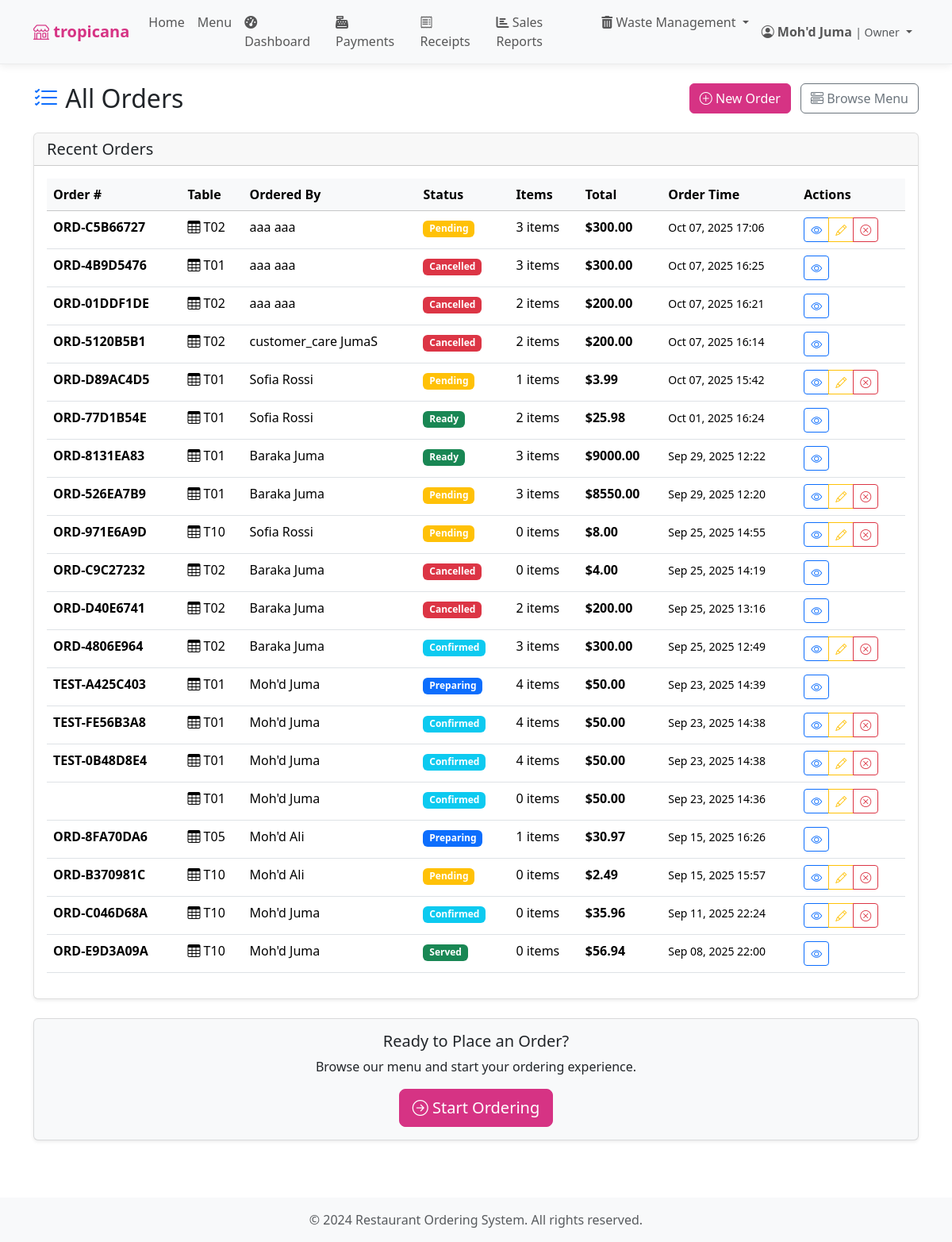
/orders/ (signed in), run on the app's committed database.
### accounts/models.py (models this page shows, shortened)
class User(AbstractUser):
    role = models.ForeignKey(Role, on_delete=models.CASCADE, null=True, blank=True)
    owner = models.ForeignKey('self', on_delete=models.CASCADE, null=True, blank=True,
                             related_name='owned_users', limit_choices_to={'role__name': 'owner'})
    restaurant_name = models.CharField(max_length=200, blank=True,
                                     help_text="Name of the restaurant (for owners only)")
    restaurant_description = models.TextField(blank=True,
                                            help_text="Description of the restaurant (for owners only)")
    restaurant_qr_code = models.CharField(max_length=50, unique=True, blank=True, null=True,
                                        help_text="Unique QR code for restaurant access")
    phone_number = models.CharField(max_length=15, blank=True)
    address = models.TextField(blank=True)
    is_active_staff = models.BooleanField(default=True)
    created_at = models.DateTimeField(auto_now_add=True)
    updated_at = models.DateTimeField(auto_now=True)
    def is_owner(self):
        return self.role and self.role.name == 'owner'
    def is_customer_care(self):
        return self.role and self.role.name == 'customer_care'
    def is_customer(self):
        return self.role and self.role.name == 'customer'

class Role(models.Model):
    ROLE_CHOICES = [
        ('administrator', 'Administrator'),
        ('owner', 'Owner'),
        ('customer_care', 'Customer Care'),
        ('kitchen', 'Kitchen'),
        ('cashier', 'Cashier'),
        ('customer', 'Customer'),
    ]
    name = models.CharField(max_length=20, choices=ROLE_CHOICES, unique=True)
    description = models.TextField(blank=True)
    created_at = models.DateTimeField(auto_now_add=True)

### orders/models.py (models this page shows, shortened)
class Order(models.Model):
    STATUS_CHOICES = [
        ('pending', 'Pending'),
        ('confirmed', 'Confirmed'),
        ('preparing', 'Preparing'),
        ('ready', 'Ready'),
        ('served', 'Served'),
        ('cancelled', 'Cancelled'),
        ('customer_refused', 'Customer Refused'),
        ('kitchen_error', 'Kitchen Error'),
        ('quality_issue', 'Quality Issue'),
        ('wasted', 'Food Wasted'),
    ]
    PAYMENT_STATUS_CHOICES = [
        ('unpaid', 'Unpaid'),
        ('paid', 'Paid'),
        ('partial', 'Partial'),
    ]
    order_number = models.CharField(max_length=20, unique=True)
    table_info = models.ForeignKey(TableInfo, on_delete=models.CASCADE, related_name='orders')
    ordered_by = models.ForeignKey(User, on_delete=models.CASCADE, related_name='orders_placed')
    confirmed_by = models.ForeignKey(User, on_delete=models.SET_NULL, null=True, blank=True, related_name='orders_confirmed')
    status = models.CharField(max_length=20, choices=STATUS_CHOICES, default='pending')
    total_amount = models.DecimalField(max_digits=10, decimal_places=2, default=Decimal('0.00'))
    payment_amount = models.DecimalField(max_digits=10, decimal_places=2, null=True, blank=True)
    payment_status = models.CharField(max_length=20, choices=PAYMENT_STATUS_CHOICES, default='unpaid')
    reason_if_cancelled = models.TextField(blank=True)
    special_instructions = models.TextField(blank=True)
    created_at = models.DateTimeField(auto_now_add=True)
    updated_at = models.DateTimeField(auto_now=True)
    def get_total_products(self):
        return sum(item.quantity for item in self.order_items.all())
    class Meta:
        ordering = ['-created_at']

class OrderItem(models.Model):
    order = models.ForeignKey(Order, on_delete=models.CASCADE, related_name='order_items')
    product = models.ForeignKey(Product, on_delete=models.CASCADE)
    quantity = models.IntegerField(default=1)
    unit_price = models.DecimalField(max_digits=10, decimal_places=2)
    special_notes = models.TextField(blank=True)
    created_at = models.DateTimeField(auto_now_add=True)

### restaurant/models.py (models this page shows, shortened)
class TableInfo(models.Model):
    owner = models.ForeignKey(User, on_delete=models.CASCADE, related_name='tables',
                             limit_choices_to={'role__name': 'owner'}, null=True, blank=True)
    tbl_no = models.CharField(max_length=10)
    capacity = models.IntegerField(default=4)
    is_available = models.BooleanField(default=True)
    created_at = models.DateTimeField(auto_now_add=True)
    class Meta:
        verbose_name = "Table Information"
        verbose_name_plural = "Tables Information"
        unique_together = ['owner', 'tbl_no']  # Each owner can have their own table numbering

### orders/views.py (the view)
# urls.py: path('', views.order_list, name='order_list'),
@login_required
def order_list(request):
    if request.user.is_customer_care():
        orders = Order.objects.filter(ordered_by=request.user)
    else:
        orders = Order.objects.all()
    orders = orders.select_related('table_info', 'ordered_by').prefetch_related('order_items__product').order_by('-created_at')
    context = {
        'orders': orders,
        'is_customer_care': request.user.is_customer_care(),
    }
    return render(request, 'orders/order_list.html', context)

### templates/orders/order_list.html (shortened to what this page needs)
{% extends 'base.html' %}
{% block content %}
<div class="row">
    <div class="col-12">
        <div class="d-flex justify-content-between align-items-center mb-4">
            <h2 class="mb-0">
                <i class="bi bi-list-check text-primary"></i>
                {% if is_customer_care %}My Orders{% else %}All Orders{% endif %}
            </h2>
            <div>
                <a href="{% url 'orders:select_table' %}" class="btn btn-primary me-2">
                    <i class="bi bi-plus-circle"></i> New Order
                </a>
                <a href="{% url 'restaurant:menu' %}" class="btn btn-outline-secondary">
                    <i class="bi bi-menu-button-wide"></i> Browse Menu
                </a>
            </div>
        </div>
    </div>
</div>
<div class="card shadow-sm">
    <div class="card-header">
        <h5 class="mb-0">
            {% if is_customer_care %}My Recent Orders{% else %}Recent Orders{% endif %}
        </h5>
    </div>
    <div class="card-body">
        <div class="table-responsive">
            <table class="table table-hover">
                <thead class="table-light">
                    <tr>
                        <th>Order #</th>
                        <th>Table</th>
                        {% if not is_customer_care %}<th>Ordered By</th>{% endif %}
                        <th>Status</th>
                        <th>Items</th>
                        <th>Total</th>
                        <th>Order Time</th>
                        <th>Actions</th>
                    </tr>
                </thead>
                <tbody>
                    {% if orders %}
                        {% for order in orders %}
                        <tr>
                            <td><strong>{{ order.order_number }}</strong></td>
                            <td>
                                <i class="bi bi-table me-1"></i>{{ order.table_info.tbl_no }}
                            </td>
                            {% if not is_customer_care %}
                            <td>{{ order.ordered_by.get_full_name|default:order.ordered_by.username }}</td>
                            {% endif %}
                            <td>
                                <span class="badge bg-{% if order.status == 'pending' %}warning{% elif order.status == 'confirmed' %}info{% elif order.status == 'preparing' %}primary{% elif order.status == 'ready' %}success{% elif order.status == 'served' %}success{% elif order.status == 'cancelled' %}danger{% endif %}">
                                    {{ order.get_status_display }}
                                </span>
                            </td>
                            <td>{{ order.get_total_products }} items</td>
                            <td><strong>${{ order.total_amount }}</strong></td>
                            <td>
                                <small>{{ order.created_at|date:"M d, Y H:i" }}</small>
                            </td>
                            <td>
                                <div class="btn-group btn-group-sm">
                                    <a href="#" class="btn btn-outline-primary" title="View Details">
                                        <i class="bi bi-eye"></i>
                                    </a>
                                    {% if order.status == 'pending' or order.status == 'confirmed' %}
                                    <a href="#" class="btn btn-outline-warning" title="Edit Order">
                                        <i class="bi bi-pencil"></i>
                                    </a>
                                    <a href="#" class="btn btn-outline-danger" title="Cancel Order">
                                        <i class="bi bi-x-circle"></i>
                                    </a>
                                    {% endif %}
                                </div>
                            </td>
                        </tr>
                        {% endfor %}
                    {% endif %}
                </tbody>
            </table>
        </div>
    </div>
</div>
<div class="row mt-4">
    <div class="col-12">
        <div class="card bg-light">
            <div class="card-body text-center">
                <h5>Ready to Place an Order?</h5>
                <p class="mb-3">Browse our menu and start your ordering experience.</p>
                <a href="{% url 'orders:select_table' %}" class="btn btn-primary btn-lg">
                    <i class="bi bi-arrow-right-circle"></i> Start Ordering
                </a>
            </div>
        </div>
    </div>
</div>
{% endblock %}

### templates/base.html (shortened to what this page needs)
{% load static %}
{% load restaurant_tags %}
<!DOCTYPE html>
<html lang="en">
<head>
    <link href="https://cdn.jsdelivr.net/npm/bootstrap@5.3.2/dist/css/bootstrap.min.css" rel="stylesheet">
    <link href="https://cdn.jsdelivr.net/npm/bootstrap-icons@1.11.1/font/bootstrap-icons.css" rel="stylesheet">
    <link href="https://cdnjs.cloudflare.com/ajax/libs/font-awesome/6.4.0/css/all.min.css" rel="stylesheet">
    {% load static %}
    <link href="{% static 'css/real-time.css' %}" rel="stylesheet">
    <link href="{% static 'css/mobile.css' %}" rel="stylesheet">
</head>
<body>
    <nav class="navbar navbar-expand-lg navbar-light bg-light shadow-sm">
        <div class="container">
            <a class="navbar-brand" href="{% url 'restaurant:home' %}">
                <i class="bi bi-shop"></i>
                {% if user.is_authenticated %}
                    {% get_restaurant_name %}
                {% else %}
                    Restaurant System
                {% endif %}
            </a>
            <div class="collapse navbar-collapse" id="navbarNav">
                <ul class="navbar-nav me-auto">
                    <li class="nav-item">
                        <a class="nav-link" href="{% url 'restaurant:home' %}">Home</a>
                    </li>
                    {% if user.is_authenticated %}
                        <li class="nav-item">
                            <a class="nav-link" href="{% url 'restaurant:menu' %}">Menu</a>
                        </li>
                        {% if user.is_owner %}
                            <li class="nav-item">
                                <a class="nav-link" href="{% url 'admin_panel:admin_dashboard' %}">
                                    <i class="fas fa-tachometer-alt"></i> Dashboard
                                </a>
                            </li>
                            <li class="nav-item">
                                <a class="nav-link" href="{% url 'orders:customer_care_payments' %}">
                                    <i class="fas fa-cash-register"></i> Payments
                                </a>
                            </li>
                            <li class="nav-item">
                                <a class="nav-link" href="{% url 'orders:customer_care_receipt_management' %}">
                                    <i class="bi bi-receipt"></i> Receipts
                                </a>
                            </li>
                            <li class="nav-item">
                                <a class="nav-link" href="{% url 'reports:dashboard' %}">
                                    <i class="fas fa-chart-bar"></i> Sales Reports
                                </a>
                            </li>
                            <li class="nav-item dropdown">
                                <a class="nav-link dropdown-toggle" href="#" id="wasteDropdown" role="button" data-bs-toggle="dropdown">
                                    <i class="fas fa-trash-alt"></i> Waste Management
                                </a>
                            </li>
                        {% elif user.is_kitchen_staff %}
                            <li class="nav-item">
                                <a class="nav-link" href="{% url 'orders:kitchen_dashboard' %}">Kitchen</a>
                            </li>
                        {% elif user.is_cashier %}
                            <li class="nav-item">
                                <a class="nav-link" href="{% url 'cashier:dashboard' %}">💰 Cashier</a>
                            </li>
                        {% endif %}
                    {% endif %}
                </ul>
                <ul class="navbar-nav">
                    {% if user.is_authenticated %}
                        <li class="nav-item dropdown">
                            <a class="nav-link dropdown-toggle" href="#" id="navbarDropdown" role="button" data-bs-toggle="dropdown">
                                <i class="bi bi-person-circle"></i>
                                <span class="fw-semibold">{{ user.get_full_name|default:user.username }}</span>
                                {% if user.is_owner %}
                                    <small class="text-muted">| Owner</small>
                                {% elif user.is_admin %}
                                    <small class="text-muted">| Administrator</small>
                                {% elif user.is_kitchen_staff %}
                                    <small class="text-muted">| Kitchen Staff</small>
                                {% elif user.is_customer_care %}
                                    <small class="text-muted">| Customer Care</small>
                                {% elif user.is_cashier %}
                                    <small class="text-muted">| Cashier</small>
                                {% elif user.is_staff %}
                                    <small class="text-muted">| Staff</small>
                                {% endif %}
                            </a>
                        </li>
                    {% endif %}
                </ul>
            </div>
        </div>
    </nav>
    <main class="container my-4">
        {% block content %}{% endblock %}
    </main>
    <footer class="footer py-3 mt-5">
        <div class="container text-center">
            <span class="text-muted">&copy; 2024 Restaurant Ordering System. All rights reserved.</span>
        </div>
    </footer>
    <div class="toast-container position-fixed top-0 end-0 p-3" style="z-index: 1055;"></div>
</body>
</html>

### data on the page
User: role+restaurant_name "tropicana", get_full_name "Moh'd Juma"
Order: order_number "ORD-C5B66727", table_info.tbl_no "T02", ordered_by.get_full_name "aaa aaa", status "Pending", get_total_products "3", total_amount "300.00", created_at "Oct 07, 2025 17:06"
Order: order_number "ORD-4B9D5476", table_info.tbl_no "T01", ordered_by.get_full_name "aaa aaa", status "Cancelled", get_total_products "3", total_amount "300.00", created_at "Oct 07, 2025 16:25"
Order: order_number "ORD-01DDF1DE", table_info.tbl_no "T02", ordered_by.get_full_name "aaa aaa", status "Cancelled", get_total_products "2", total_amount "200.00", created_at "Oct 07, 2025 16:21"
Order: order_number "ORD-5120B5B1", table_info.tbl_no "T02", ordered_by.get_full_name "customer_care JumaS", status "Cancelled", get_total_products "2", total_amount "200.00", created_at "Oct 07, 2025 16:14"
Order: order_number "ORD-D89AC4D5", table_info.tbl_no "T01", ordered_by.get_full_name "Sofia Rossi", status "Pending", get_total_products "1", total_amount "3.99", created_at "Oct 07, 2025 15:42"
Order: order_number "ORD-77D1B54E", table_info.tbl_no "T01", ordered_by.get_full_name "Sofia Rossi", status "Ready", get_total_products "2", total_amount "25.98", created_at "Oct 01, 2025 16:24"
Order: order_number "ORD-8131EA83", table_info.tbl_no "T01", ordered_by.get_full_name "Baraka Juma", status "Ready", get_total_products "3", total_amount "9000.00", created_at "Sep 29, 2025 12:22"
Order: order_number "ORD-526EA7B9", table_info.tbl_no "T01", ordered_by.get_full_name "Baraka Juma", status "Pending", get_total_products "3", total_amount "8550.00", created_at "Sep 29, 2025 12:20"
Order: order_number "ORD-971E6A9D", table_info.tbl_no "T10", ordered_by.get_full_name "Sofia Rossi", status "Pending", get_total_products "0", total_amount "8.00", created_at "Sep 25, 2025 14:55"
Order: order_number "ORD-C9C27232", table_info.tbl_no "T02", ordered_by.get_full_name "Baraka Juma", status "Cancelled", get_total_products "0", total_amount "4.00", created_at "Sep 25, 2025 14:19"
Order: order_number "ORD-D40E6741", table_info.tbl_no "T02", ordered_by.get_full_name "Baraka Juma", status "Cancelled", get_total_products "2", total_amount "200.00", created_at "Sep 25, 2025 13:16"
Order: order_number "ORD-4806E964", table_info.tbl_no "T02", ordered_by.get_full_name "Baraka Juma", status "Confirmed", get_total_products "3", total_amount "300.00", created_at "Sep 25, 2025 12:49"
Order: order_number "TEST-A425C403", table_info.tbl_no "T01", ordered_by.get_full_name "Moh'd Juma", status "Preparing", get_total_products "4", total_amount "50.00", created_at "Sep 23, 2025 14:39"
Order: order_number "TEST-FE56B3A8", table_info.tbl_no "T01", ordered_by.get_full_name "Moh'd Juma", status "Confirmed", get_total_products "4", total_amount "50.00", created_at "Sep 23, 2025 14:38"
Order: order_number "TEST-0B48D8E4", table_info.tbl_no "T01", ordered_by.get_full_name "Moh'd Juma", status "Confirmed", get_total_products "4", total_amount "50.00", created_at "Sep 23, 2025 14:38"
Order: table_info.tbl_no "T01", ordered_by.get_full_name "Moh'd Juma", status "Confirmed", get_total_products "0", total_amount "50.00", created_at "Sep 23, 2025 14:36"
Order: order_number "ORD-8FA70DA6", table_info.tbl_no "T05", ordered_by.get_full_name "Moh'd Ali", status "Preparing", get_total_products "1", total_amount "30.97", created_at "Sep 15, 2025 16:26"
Order: order_number "ORD-B370981C", table_info.tbl_no "T10", ordered_by.get_full_name "Moh'd Ali", status "Pending", get_total_products "0", total_amount "2.49", created_at "Sep 15, 2025 15:57"
Order: order_number "ORD-C046D68A", table_info.tbl_no "T10", ordered_by.get_full_name "Moh'd Juma", status "Confirmed", get_total_products "0", total_amount "35.96", created_at "Sep 11, 2025 22:24"
Order: order_number "ORD-E9D3A09A", table_info.tbl_no "T10", ordered_by.get_full_name "Moh'd Juma", status "Served", get_total_products "0", total_amount "56.94", created_at "Sep 08, 2025 22:00"
